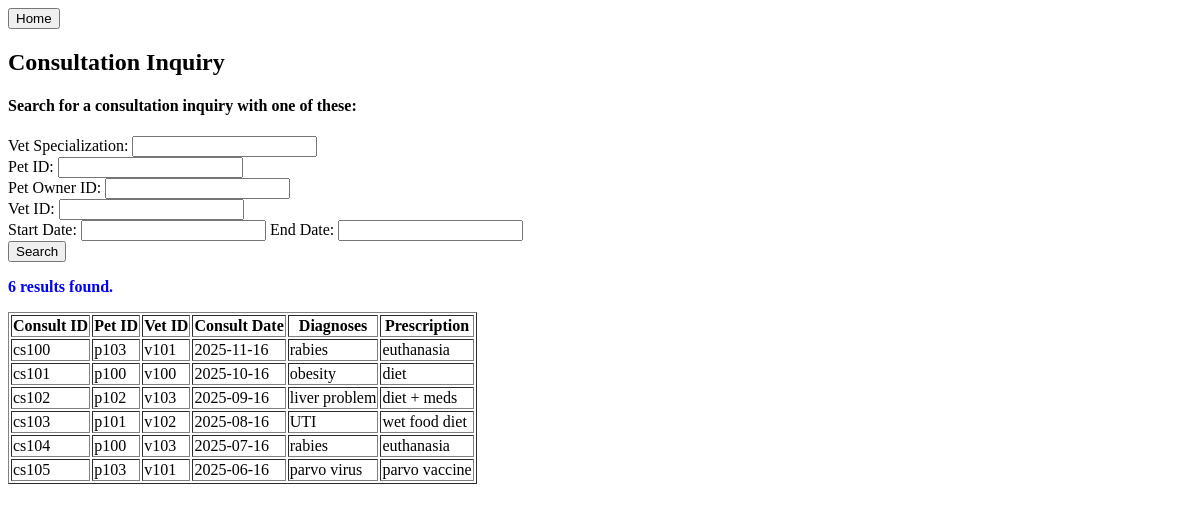
Before: /consultation/inquiry with the older database file.
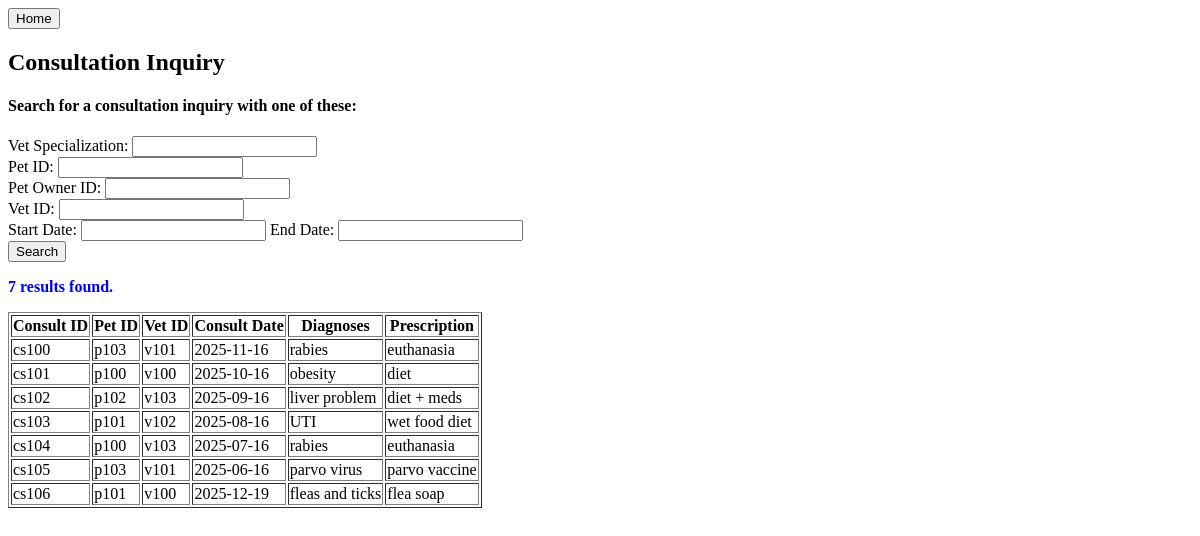
After: the same page with the newer database file.
### tables this page shows
CREATE TABLE "Consultation" (
	"consultID"	TEXT,
	"petID"	TEXT,
	"vetID"	TEXT,
	"consultDate"	TEXT,
	"diagnoses"	TEXT,
	"prescription"	TEXT,
	"deleted"	INTEGER DEFAULT 0,
	PRIMARY KEY("consultID"),
	FOREIGN KEY("petID") REFERENCES "Pet"("petID"),
	FOREIGN KEY("vetID") REFERENCES "Veterinarian"("vetID")
);

### app.py (the view)
@app.route("/consultation/inquiry", methods=["GET","POST"])
def consultation_inquiry():
    conn = db()
    query = """
    SELECT c.consultID, c.petID, c.vetID, c.consultDate, c.diagnoses, c.prescription
    FROM Consultation c
    JOIN Pet p ON c.petID = p.petID
    JOIN Veterinarian v ON c.vetID = v.vetID
    WHERE c.deleted=0
    """
    params = []
    vet_special = request.args.get("vetSpecial", "").strip()
    pet_id = request.args.get("petID", "").strip()
    owner_id = request.args.get("petOwnerID", "").strip()
    vet_id = request.args.get("vetID", "").strip()
    start_date = request.args.get("startDate", "").strip()
    end_date = request.args.get("endDate", "").strip()
    if vet_special:
        query += " AND v.vetSpecial LIKE ?"
        params.append(f"%{vet_special}%")
    if pet_id:
        query += " AND c.petID = ?"
        params.append(pet_id)
    if owner_id:
        query += " AND p.petOwnerID = ?"
        params.append(owner_id)
    if vet_id:
        query += " AND c.vetID = ?"
        params.append(vet_id)
    if start_date and end_date:
        query += " AND c.consultDate BETWEEN ? AND ?"
        params.extend([start_date, end_date])
    consultations = conn.execute(query, params).fetchall()
    inquiry_count = len(consultations) #display number of inquiries / count results
    conn.close()
    return render_template("consultation_inquiry.html", consultations=consultations, inquiry_count=inquiry_count)

### app.py (called while the page is built)
def db():
    return sqlite3.connect(DB)

### templates/consultation_inquiry.html
<button onclick="window.location.href='/'">Home</button>
<h2>Consultation Inquiry</h2>
<h4>Search for a consultation inquiry with one of these:</h4>
<form method="GET" action="/consultation/inquiry">
    <label>Vet Specialization: <input type="text" name="vetSpecial"></label><br>
    <label>Pet ID: <input type="text" name="petID"></label><br>
    <label>Pet Owner ID: <input type="text" name="petOwnerID"></label><br>
    <label>Vet ID: <input type="text" name="vetID"></label><br>
    <label>Start Date: <input type="text" name="startDate"></label>
    <label>End Date: <input type="text" name="endDate"></label><br>
    <button type="submit">Search</button>
</form>
{% if consultations is not none %}
    <p style="color: blue; font-weight: bold;"><strong>{{ inquiry_count }} result{{ 's' if inquiry_count != 1 else '' }} found.</strong></p>
{% endif %}
<table border="1">
    <tr>
        <th>Consult ID</th>
        <th>Pet ID</th>
        <th>Vet ID</th>
        <th>Consult Date</th>
        <th>Diagnoses</th>
        <th>Prescription</th>
    </tr>
    {% for c in consultations %}
    <tr>
        <td>{{ c[0] }}</td>
        <td>{{ c[1] }}</td>
        <td>{{ c[2] }}</td>
        <td>{{ c[3] }}</td>
        <td>{{ c[4] }}</td>
        <td>{{ c[5] }}</td>
    </tr>
    {% endfor %}
</table>

Changed rows visible on the page:
added Consultation: consultID "cs106", petID "p101", vetID "v100", consultDate "2025-12-19", diagnoses "fleas and ticks", prescription "flea soap"
Other visible differences:
{{ inquiry_count }}: "6" → "7"
